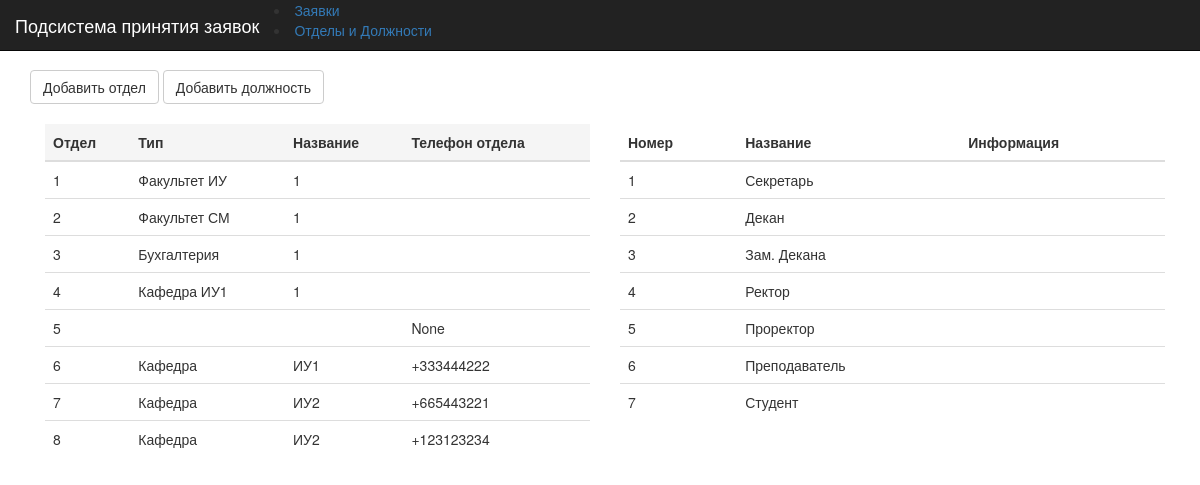
Page /depart on the earlier database version.
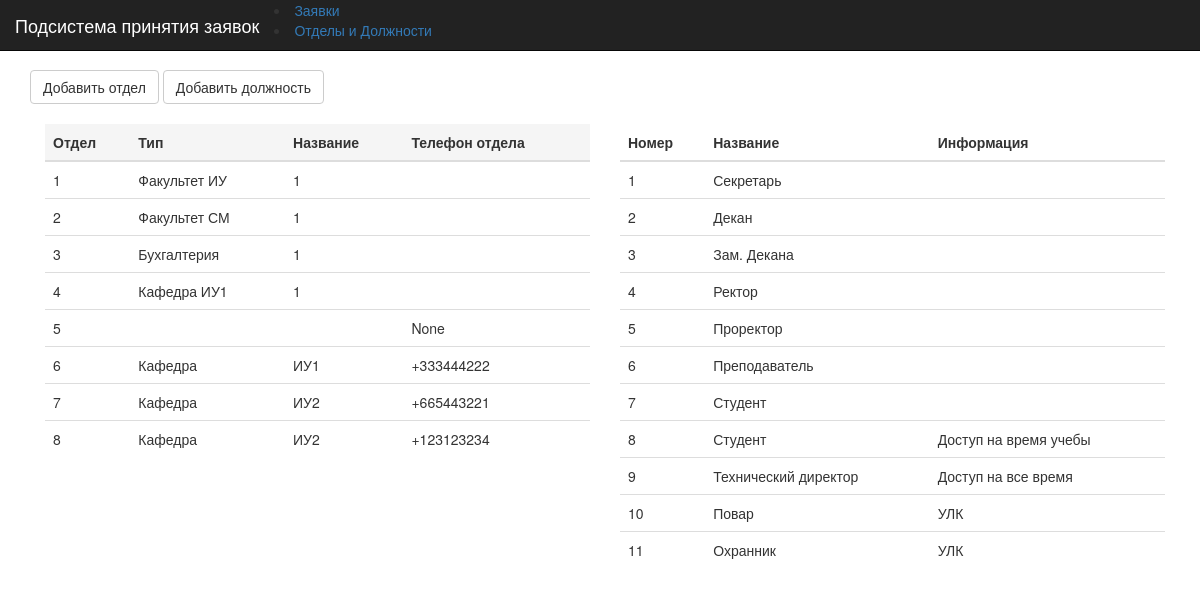
Same page on the later database version.
### RequestSysApplication/models.py (models this page shows, shortened)
class Department(models.Model):
    name = models.CharField(max_length=30)
    number = models.CharField(max_length=20)
    phone_regex = RegexValidator(regex=r'^\+?1?\d{9,15}$',
                                 message="Phone number must be entered in the format: '+999999999'. Up to 15 digits allowed.")
    phone_number = models.CharField(max_length=15, validators=[phone_regex], blank=True,
                                    null=True)  # validators should be a list
    class Meta:
        verbose_name = u'Отдел'
        verbose_name_plural = u'Отделы'

class Position(models.Model):
    name = models.CharField(max_length=30)
    class Meta:
        verbose_name = u'Должность'
        verbose_name_plural = u'Должности'
    info = models.CharField(max_length=200, blank=True, null=True)

### RequestSysApplication/views.py (the view)
# urls.py: url(r'^depart?$', views.depart),
def depart(request):
    departs = Department.objects.all()
    positions = Position.objects.all()
    context = {
        'departs': departs,
        'positions': positions
    }
    return render(request, 'req_system_departs.html', context)

### templates/req_system_departs.html (shortened to what this page needs)
{% extends "base_nav.html" %}
{% block nav_brand %}Подсистема принятия заявок{% endblock %}
{% block navbar-menu %}
    <li><a href="/request_sys">Заявки</a></li>
    <li class="active"><a href="/depart">Отделы и Должности</a></li>
{% endblock %}
{% block bodycontent %}
    <br/>
    <a class="btn btn-default" href="/new_depart" role="button">Добавить отдел</a>
    <a class = "btn btn-default" href ="/new_position" role = "button">Добавить должность</a>
    <br/><br/>
    <div class="row-fluid">
        <div class="col-md-6">
            <table class="table table-hover table-responsive">
                <thead>
                    <tr class="active">
                        <th>Отдел</th>
                        <th>Тип</th>
                        <th>Название</th>
                        <th>Телефон отдела</th>
                    </tr>
                </thead>
                <tbody>
                    {% for dep in departs %}
                        <tr>
                            <td>{{ dep.id }}</td>
                            <td>{{ dep.name }}</td>
                            <td>{{ dep.number }}</td>
                            <td>{{ dep.phone_number }}</td>
                        </tr>
                    {% empty %}
                        <tr>
                            <td colspan="6">We have no departments yet </td>
                        </tr>
                    {% endfor %}
                 </tbody>
            </table>
        </div>
        <div class="col-md-6">
                <table class="table table-hover table-responsive">
                    <thead>
                        <tr>
                            <th>Номер</th>
                            <th>Название</th>
                            <th>Информация</th>
                        </tr>
                    </thead>
                    <tbody>
                        {% for pos in positions %}
                            <tr style="cursor: pointer" onclick="window.location.replace('/position/{{ pos.id }}/')">
                                <td>{{ pos.id }}</td>
                                <td>{{ pos.name }}</td>
                                <td>{{ pos.info }}</td>
                            </tr>
                        {% empty %}
                            <tr>
                                <td colspan="6">Нет должностей </td>
                            </tr>
                        {% endfor %}
                     </tbody>
                </table>
            </div>
    </div>
{% endblock %}

### templates/base_nav.html (shortened to what this page needs)
<!DOCTYPE html>
<html  lang="en">
    <head>
         <link href="css/bootstrap.min.css" rel="stylesheet">
        <link rel="stylesheet" type="text/css" href="//netdna.bootstrapcdn.com/bootstrap/3.3.6/css/bootstrap.min.css"/>
        <link href="css/bootstrap.css" rel="stylesheet">
    </head>
    <body>
        <nav class="navbar navbar-inverse navbar-fixed-top" role="navigation">
            <div class="container-fluid">
                <div class="navbar-header">
                    <a class="navbar-brand" href="#">{% block nav_brand %}{% endblock %}</a>
                </div>
                <div class="collapse navbar-collapse" id="bs-example-navbar-collapse-1">
                    {% block navbar-menu %}{% endblock %}
                </div>
            </div>
        </nav>
	    {% block bodycontent %}{% endblock %}
  </body>
</html>

### templates/base_nav.html (style rules this page uses)
body { padding-top: 50px; padding-left: 30px; padding-right: 20px; }

Differences in the rows shown:
added Position: id "8", name "Студент", info "Доступ на время учебы"
added Position: id "9", name "Технический директор", info "Доступ на все время"
added Position: id "10", name "Повар", info "УЛК"
added Position: id "11", name "Охранник", info "УЛК"
